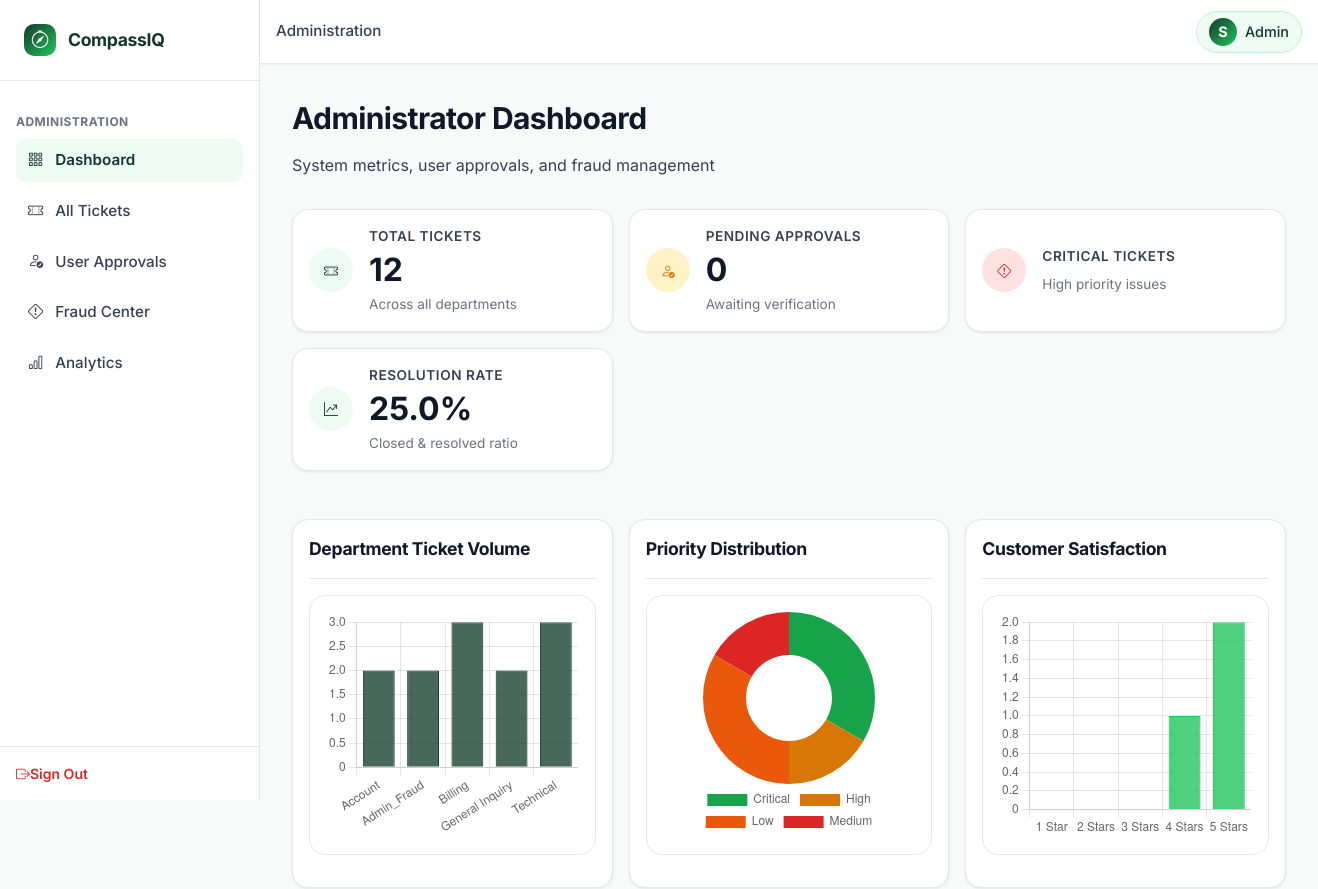
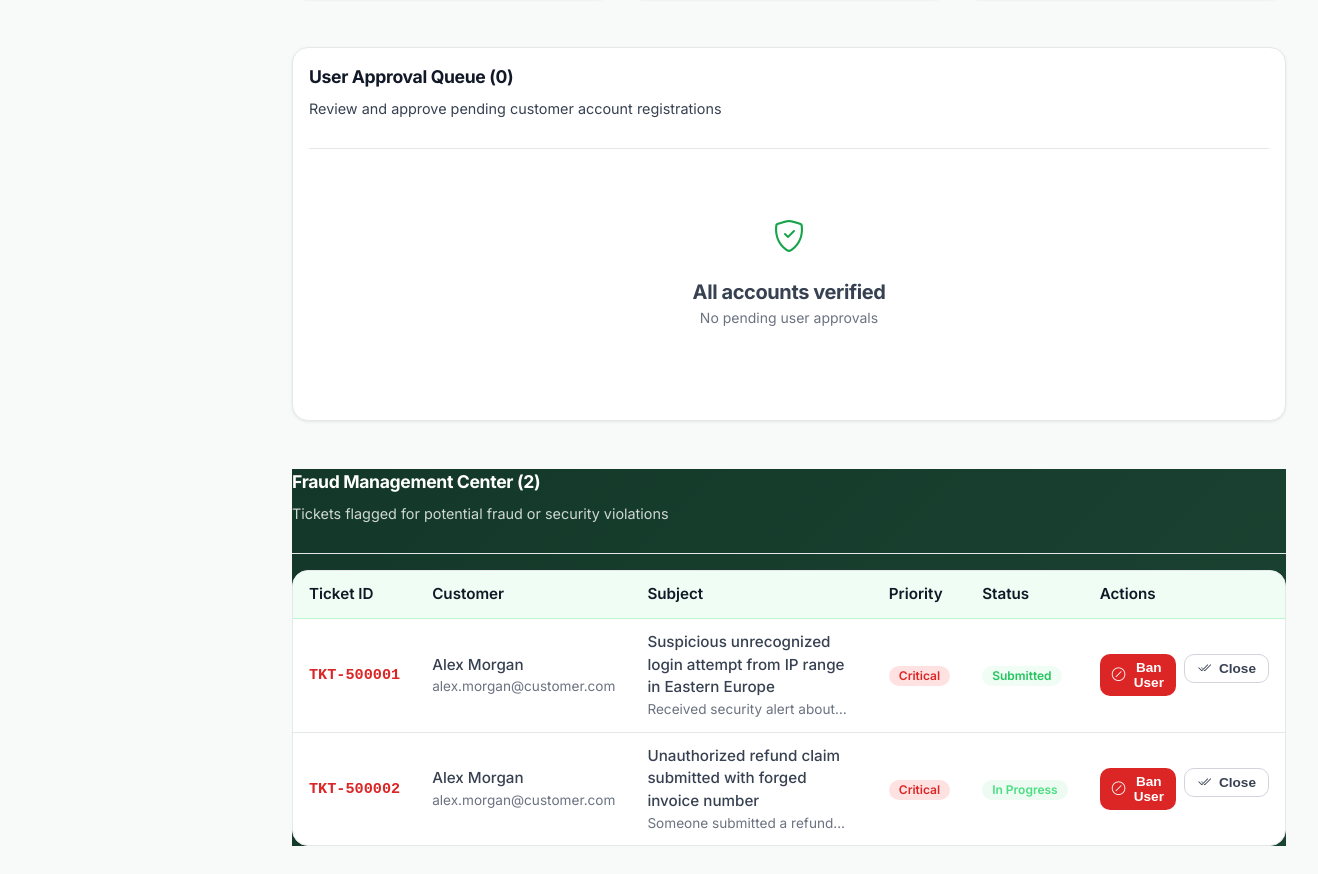
The app's page /admin/dashboard (signed in), older data (2 pictures, top to bottom).
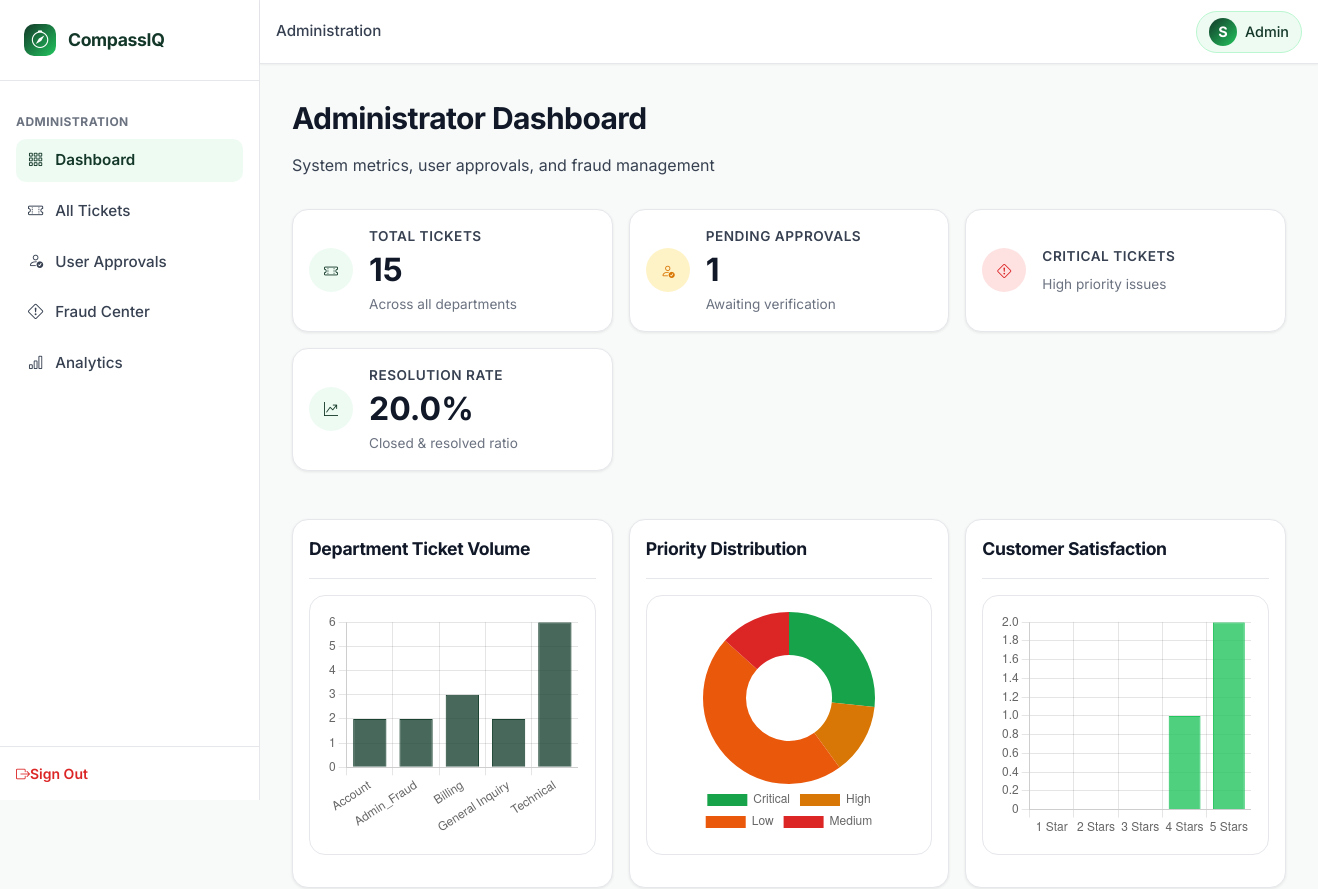
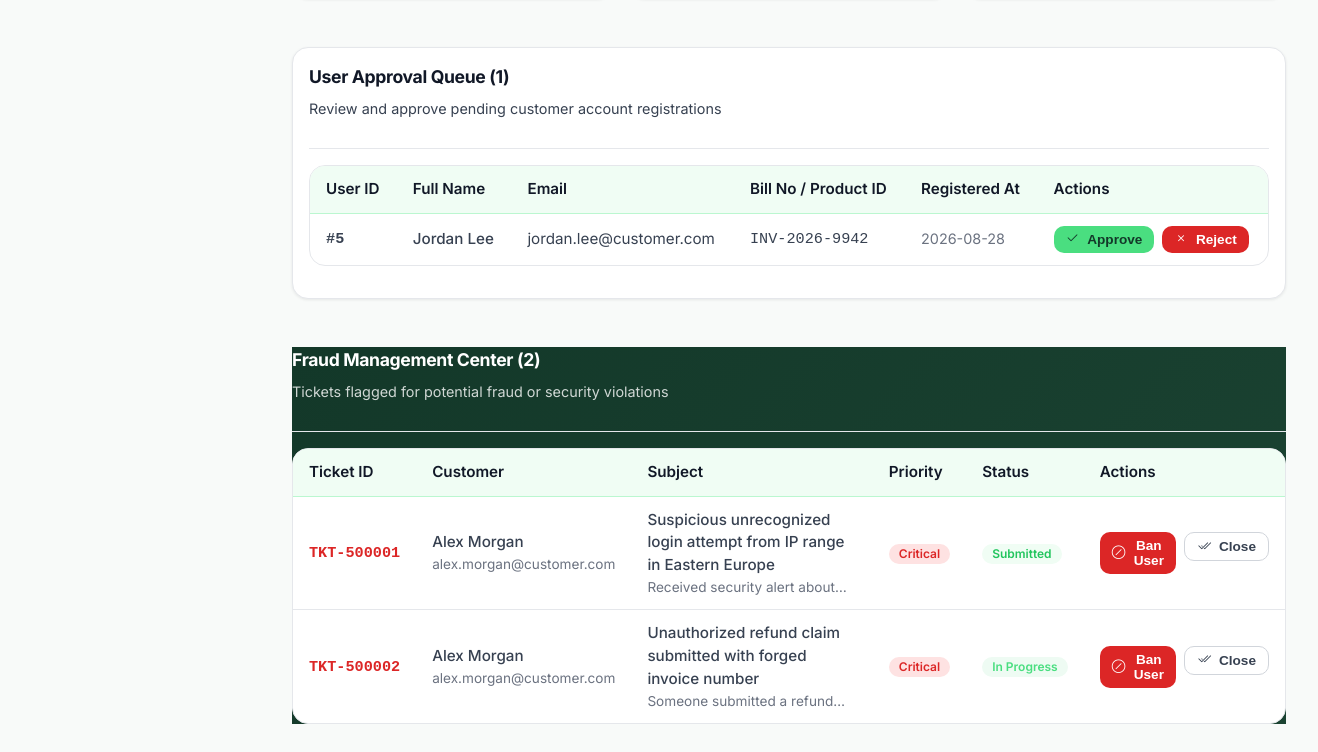
The same page, newer data (2 pictures, top to bottom).
### tables this page shows
CREATE TABLE tickets (
    ticket_id TEXT PRIMARY KEY,
    customer_id INTEGER NOT NULL,
    subject TEXT NOT NULL,
    description TEXT NOT NULL,
    predicted_category TEXT NOT NULL CHECK(predicted_category IN ('Technical', 'Billing', 'Account', 'General Inquiry', 'Fraud')),
    predicted_priority TEXT NOT NULL CHECK(predicted_priority IN ('Low', 'Medium', 'High', 'Critical')),
    assigned_department TEXT NOT NULL CHECK(assigned_department IN ('Technical', 'Billing', 'Account', 'General Inquiry', 'Admin_Fraud')),
    status TEXT DEFAULT 'Submitted' CHECK(status IN ('Submitted', 'Under Review', 'In Progress', 'Resolved', 'Closed')),
    assigned_agent_id INTEGER,
    resolution_notes TEXT,
    satisfaction_score INTEGER CHECK(satisfaction_score BETWEEN 1 AND 5),
    customer_feedback TEXT,
    created_at DATETIME DEFAULT CURRENT_TIMESTAMP,
    resolved_at DATETIME,
    CONSTRAINT fk_ticket_customer FOREIGN KEY (customer_id) REFERENCES users (user_id) ON DELETE CASCADE,
    CONSTRAINT fk_ticket_agent FOREIGN KEY (assigned_agent_id) REFERENCES users (user_id) ON DELETE SET NULL
);

CREATE TABLE users (
    user_id INTEGER PRIMARY KEY AUTOINCREMENT,
    full_name TEXT NOT NULL,
    email TEXT UNIQUE NOT NULL,
    password_hash TEXT NOT NULL,
    role TEXT NOT NULL DEFAULT 'customer' CHECK(role IN ('customer', 'agent', 'admin')),
    department TEXT DEFAULT 'None' CHECK(department IN ('Technical', 'Billing', 'Account', 'General Inquiry', 'None')),
    bill_no_product_id TEXT,
    account_status TEXT DEFAULT 'PENDING' CHECK(account_status IN ('PENDING', 'APPROVED', 'REJECTED', 'BANNED')),
    created_at DATETIME DEFAULT CURRENT_TIMESTAMP
);

### app.py (the view)
@app.route('/admin/dashboard')
@admin_required
def admin_dashboard():
    total_tickets = query_db("SELECT COUNT(*) as count FROM tickets", one=True)['count']
    pending_users = query_db("SELECT COUNT(*) as count FROM users WHERE account_status = 'PENDING'", one=True)['count']
    resolved_tickets = query_db("SELECT COUNT(*) as count FROM tickets WHERE status IN ('Resolved', 'Closed')", one=True)['count']
    resolve_rate = round((resolved_tickets / total_tickets * 100), 1) if total_tickets > 0 else 0.0
    avg_res_row = query_db(
        """SELECT AVG((julianday(resolved_at) - julianday(created_at)) * 24) as avg_hrs
           FROM tickets
           WHERE status IN ('Resolved', 'Closed') AND resolved_at IS NOT NULL""",
        one=True
    )
    avg_resolution_hours = round(avg_res_row['avg_hrs'], 1) if avg_res_row and avg_res_row['avg_hrs'] else 18.5
    pending_users_list = query_db(
        "SELECT * FROM users WHERE account_status = 'PENDING' ORDER BY created_at DESC"
    )
    fraud_tickets = query_db(
        """SELECT t.*, u.full_name as customer_name, u.email as customer_email,
                  u.bill_no_product_id, u.account_status as user_status
           FROM tickets t
           JOIN users u ON t.customer_id = u.user_id
           WHERE t.predicted_category = 'Fraud' OR t.assigned_department = 'Admin_Fraud'
           ORDER BY t.created_at DESC"""
    )
    dept_stats = query_db(
        """SELECT assigned_department, COUNT(*) as count
           FROM tickets
           GROUP BY assigned_department"""
    )
    prio_stats = query_db(
        """SELECT predicted_priority, COUNT(*) as count
           FROM tickets
           GROUP BY predicted_priority"""
    )
    sat_stats = query_db(
        """SELECT satisfaction_score, COUNT(*) as count
           FROM tickets
           WHERE satisfaction_score IS NOT NULL
           GROUP BY satisfaction_score
           ORDER BY satisfaction_score ASC"""
    )
    dept_labels = [row['assigned_department'] for row in dept_stats]
    dept_data = [row['count'] for row in dept_stats]
    prio_labels = [row['predicted_priority'] for row in prio_stats]
    prio_data = [row['count'] for row in prio_stats]
    sat_dict = {row['satisfaction_score']: row['count'] for row in sat_stats}
    sat_labels = ['1 Star', '2 Stars', '3 Stars', '4 Stars', '5 Stars']
    sat_data = [sat_dict.get(i, 0) for i in range(1, 6)]
    return render_template(
        'admin_dashboard.html',
        metrics={
            'total_tickets': total_tickets,
            'pending_users': pending_users,
            'resolve_rate': resolve_rate,
            'avg_resolution_hours': avg_resolution_hours
        },
        pending_users=pending_users_list,
        fraud_tickets=fraud_tickets,
        dept_labels=dept_labels,
        dept_data=dept_data,
        prio_labels=prio_labels,
        prio_data=prio_data,
        sat_labels=sat_labels,
        sat_data=sat_data
    )

### app.py (called while the page is built)
def get_current_user():
    if 'user_id' not in session:
        return None
    try:
        user = query_db(
            "SELECT user_id, full_name, email, role, department, bill_no_product_id, account_status FROM users WHERE user_id = ?",
            (session['user_id'],),
            one=True
        )
        return user
    except Exception as e:
        print(f"[Auth Helper Error] {e}")
        return None

@app.before_request
def load_logged_in_user():
    g.user = get_current_user()

def login_required(f):
    @wraps(f)
    def decorated_function(*args, **kwargs):
        if g.user is None:
            flash("Please sign in to access this page.", "warning")
            return redirect(url_for('login'))
        if g.user['account_status'] != 'APPROVED':
            session.clear()
            flash("Your account is not authorized to access this resource.", "danger")
            return redirect(url_for('login'))
        return f(*args, **kwargs)
    return decorated_function

### templates/admin_dashboard.html (shortened to what the changed rows need)
{% extends 'base.html' %}
{% block content %}
<div class="page-header">
    <h1 class="page-title">Administrator Dashboard</h1>
</div>
<div class="grid grid-auto-fit mb-2xl" style="margin-bottom: var(--spacing-3xl);">
    <div class="metric-card">
        <div class="metric-content">
            <div class="metric-label">Total Tickets</div>
            <div class="metric-value">{{ metrics.total_tickets }}</div>
            <div class="metric-trend text-muted">Across all departments</div>
        </div>
    </div>
    <div class="metric-card">
        <div class="metric-content">
            <div class="metric-label">Pending Approvals</div>
            <div class="metric-value">{{ metrics.pending_users }}</div>
            <div class="metric-trend text-muted">Awaiting verification</div>
        </div>
    </div>
    <div class="metric-card">
        <div class="metric-content">
            <div class="metric-label">Resolution Rate</div>
            <div class="metric-value">{{ metrics.resolve_rate }}%</div>
            <div class="metric-trend text-muted">Closed & resolved ratio</div>
        </div>
    </div>
</div>
<div class="grid grid-auto-fit mb-2xl" style="margin-bottom: var(--spacing-3xl);">
    <div class="card">
        <div class="card-body">
            <div class="chart-container">
                <canvas id="deptVolumeChart"></canvas>
            </div>
        </div>
    </div>
    <div class="card">
        <div class="card-body">
            <div class="chart-container">
                <canvas id="priorityDoughnutChart"></canvas>
            </div>
        </div>
    </div>
</div>
<div class="card mb-2xl" style="margin-bottom: var(--spacing-3xl);">
    <div class="card-header">
        <div style="display: flex; justify-content: space-between; align-items: center;">
            <div>
                <h3 class="card-title">User Approval Queue ({{ pending_users|length }})</h3>
                <p class="card-subtitle">Review and approve pending customer account registrations</p>
            </div>
        </div>
    </div>
    <div class="card-body">
        {% if pending_users|length == 0 %}
            <div style="text-align: center; padding: var(--spacing-3xl) var(--spacing-lg);">
                <i class="bi bi-shield-check" style="font-size: 2rem; color: var(--success); display: block; margin-bottom: var(--spacing-lg);"></i>
                <h4 class="text-secondary">All accounts verified</h4>
                <p class="text-muted">No pending user approvals</p>
            </div>
        {% else %}
            <div class="table-container">
                <table class="enterprise-table">
                    <thead>
                        <tr>
                            <th>User ID</th>
                            <th>Full Name</th>
                            <th>Email</th>
                            <th>Bill No / Product ID</th>
                            <th>Registered At</th>
                            <th>Actions</th>
                        </tr>
                    </thead>
                    <tbody>
                        {% for u in pending_users %}
                            <tr>
                                <td class="no-wrap">
                                    <span class="no-wrap" style="font-family: 'Courier New', monospace; font-weight: var(--font-weight-semibold);">#{{ u.user_id }}</span>
                                </td>
                                <td style="font-weight: var(--font-weight-medium);">{{ u.full_name }}</td>
                                <td>{{ u.email }}</td>
                                <td><span class="no-wrap" style="font-family: 'Courier New', monospace; color: var(--text-secondary);">{{ u.bill_no_product_id or 'None Provided' }}</span></td>
                                <td class="no-wrap" style="color: var(--text-muted); font-size: 0.9rem;">{{ u.created_at[:10] if u.created_at else '' }}</td>
                                <td>
                                    <div style="display: flex; gap: var(--spacing-sm);">
                                        <form method="POST" action="{{ url_for('approve_user', user_id=u.user_id) }}">
                                            <button type="submit" class="btn btn-accent" style="padding: 6px 12px; font-size: 0.85rem;">
                                                <i class="bi bi-check2"></i> Approve
                                            </button>
                                        </form>
                                        <form method="POST" action="{{ url_for('reject_user', user_id=u.user_id) }}">
                                            <button type="submit" class="btn btn-danger" style="padding: 6px 12px; font-size: 0.85rem;">
                                                <i class="bi bi-x"></i> Reject
                                            </button>
                                        </form>
                                    </div>
                                </td>
                            </tr>
                        {% endfor %}
                    </tbody>
                </table>
            </div>
        {% endif %}
    </div>
</div>
<div class="card-forest-banner">
    <div class="card-body">
        {% if fraud_tickets|length == 0 %}
            <div style="text-align: center; padding: var(--spacing-3xl) var(--spacing-lg);">
                <i class="bi bi-shield-check" style="font-size: 2rem; color: var(--accent-lime); display: block; margin-bottom: var(--spacing-lg);"></i>
                <h4 class="text-secondary" style="color: white;">No fraud incidents</h4>
                <p class="text-muted" style="color: rgba(255, 255, 255, 0.7);">No active fraud or security incidents detected</p>
            </div>
        {% else %}
            <div class="table-container">
                <table class="enterprise-table">
                    <thead>
                        <tr>
                            <th>Ticket ID</th>
                            <th>Customer</th>
                            <th>Subject</th>
                            <th>Priority</th>
                            <th>Status</th>
                            <th>Actions</th>
                        </tr>
                    </thead>
                    <tbody>
                        {% for ft in fraud_tickets %}
                            <tr>
                                <td class="no-wrap">
                                    <span class="no-wrap" style="font-family: 'Courier New', monospace; font-weight: var(--font-weight-semibold); color: var(--danger);">{{ ft.ticket_id }}</span>
                                </td>
                                <td>
                                    <div style="font-weight: var(--font-weight-medium);">{{ ft.customer_name }}</div>
                                    <div style="font-size: 0.85rem; color: var(--text-muted);">{{ ft.customer_email }}</div>
                                </td>
                                <td>
                                    <div style="font-weight: var(--font-weight-medium);">{{ ft.subject }}</div>
                                    <div style="font-size: 0.85rem; color: var(--text-muted); overflow: hidden; text-overflow: ellipsis; white-space: nowrap; max-width: 200px;">{{ ft.description }}</div>
                                </td>
                                <td><span class="badge badge-priority-{{ ft.predicted_priority }}">{{ ft.predicted_priority }}</span></td>
                                <td><span class="badge badge-status-{{ ft.status|replace(' ', '') }}">{{ ft.status }}</span></td>
                                <td>
                                    <div style="display: flex; gap: var(--spacing-sm);">
                                        <form method="POST" action="{{ url_for('ban_user', user_id=ft.customer_id) }}" onsubmit="return confirm('Ban user {{ ft.customer_name }} permanently?');">
                                            <button type="submit" class="btn btn-danger" style="padding: 6px 12px; font-size: 0.85rem;">
                                                <i class="bi bi-slash-circle"></i> Ban User
                                            </button>
                                        </form>
                                        <form method="POST" action="{{ url_for('admin_close_ticket', ticket_id=ft.ticket_id) }}">
                                            <button type="submit" class="btn btn-secondary" style="padding: 6px 12px; font-size: 0.85rem;">
                                                <i class="bi bi-check2-all"></i> Close
                                            </button>
                                        </form>
                                    </div>
                                </td>
                            </tr>
                        {% endfor %}
                    </tbody>
                </table>
            </div>
        {% endif %}
    </div>
</div>
{% endblock %}

Row changes from the older to the newer data that the page shows:
now on this page (row edited): users: user_id "5", full_name "Jordan Lee", email "jordan.lee@customer.com", bill_no_product "INV-2026-9942", created_at "2026-08-28"
Text that changed along with them:
{{ metrics.total_tickets }}: "12" → "15"
{{ metrics.pending_users }}: "0" → "1"
{{ metrics.resolve_rate }}: "25.0" → "20.0"
chart data {{ dept_data | tojson }}: [2, 2, 3, 2, 3] → [2, 2, 3, 2, 6]
chart data {{ prio_data | tojson }}: [4, 2, 4, 2] → [4, 2, 7, 2]
{{ pending_users|length }}: "0" → "1"
text no longer shown: "All accounts verified No pending user approvals"
text now shown: "User ID Full Name Email Bill No / Product ID Registered At Actions"
